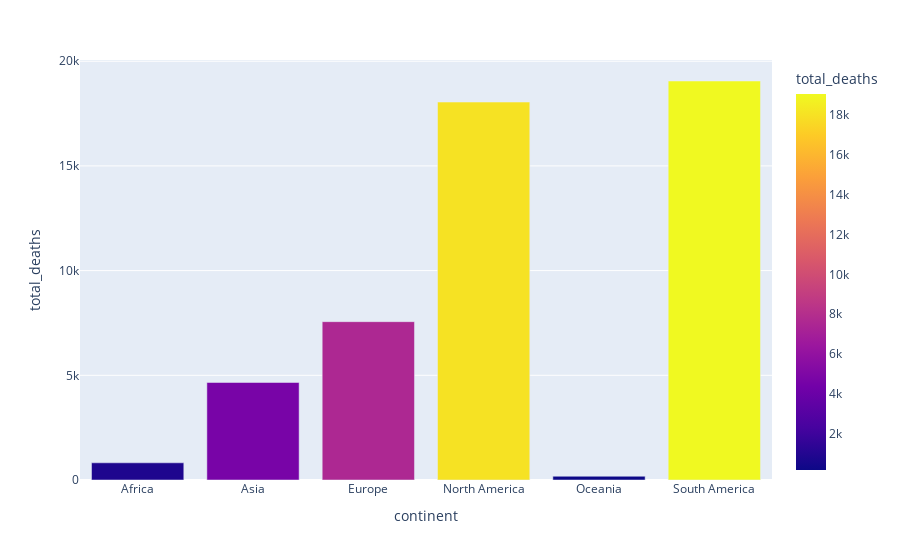

This figure's notebook cell:
### Code cell
#Plot a bar plot with plotly express for average death number that compares continents.
veri=covid.groupby(covid.continent).mean()

fig = px.bar(data_frame=veri, 
             y='total_deaths',color="total_deaths")
fig.show()

### Figure 1 — Plotly figure (JSON) as saved in the notebook; plotly's stock layout.template omitted (floating-point values rounded to 4 significant figures)
{"data": [{"alignmentgroup": "True", "hovertemplate": "continent=%{x}<br>total_deaths=%{marker.color}<extra></extra>", "legendgroup": "", "marker": {"color": [821.4, 4657.0, 7562.0, 18050.0, 179.3, 19060.0], "coloraxis": "coloraxis"}, "name": "", "offsetgroup": "", "orientation": "v", "showlegend": false, "textposition": "auto", "type": "bar", "x": ["Africa", "Asia", "Europe", "North America", "Oceania", "South America"], "xaxis": "x", "y": [821.4, 4657.0, 7562.0, 18050.0, 179.3, 19060.0], "yaxis": "y"}], "layout": {"barmode": "relative", "coloraxis": {"colorbar": {"title": {"text": "total_deaths"}}, "colorscale": [[0, "#0d0887"], [0.1111, "#46039f"], [0.2222, "#7201a8"], [0.3333, "#9c179e"], [0.4444, "#bd3786"], [0.5556, "#d8576b"], [0.6667, "#ed7953"], [0.7778, "#fb9f3a"], [0.8889, "#fdca26"], [1, "#f0f921"]]}, "legend": {"tracegroupgap": 0}, "margin": {"t": 60}, "xaxis": {"anchor": "y", "domain": [0, 1], "title": {"text": "continent"}}, "yaxis": {"anchor": "x", "domain": [0, 1], "title": {"text": "total_deaths"}}}}
